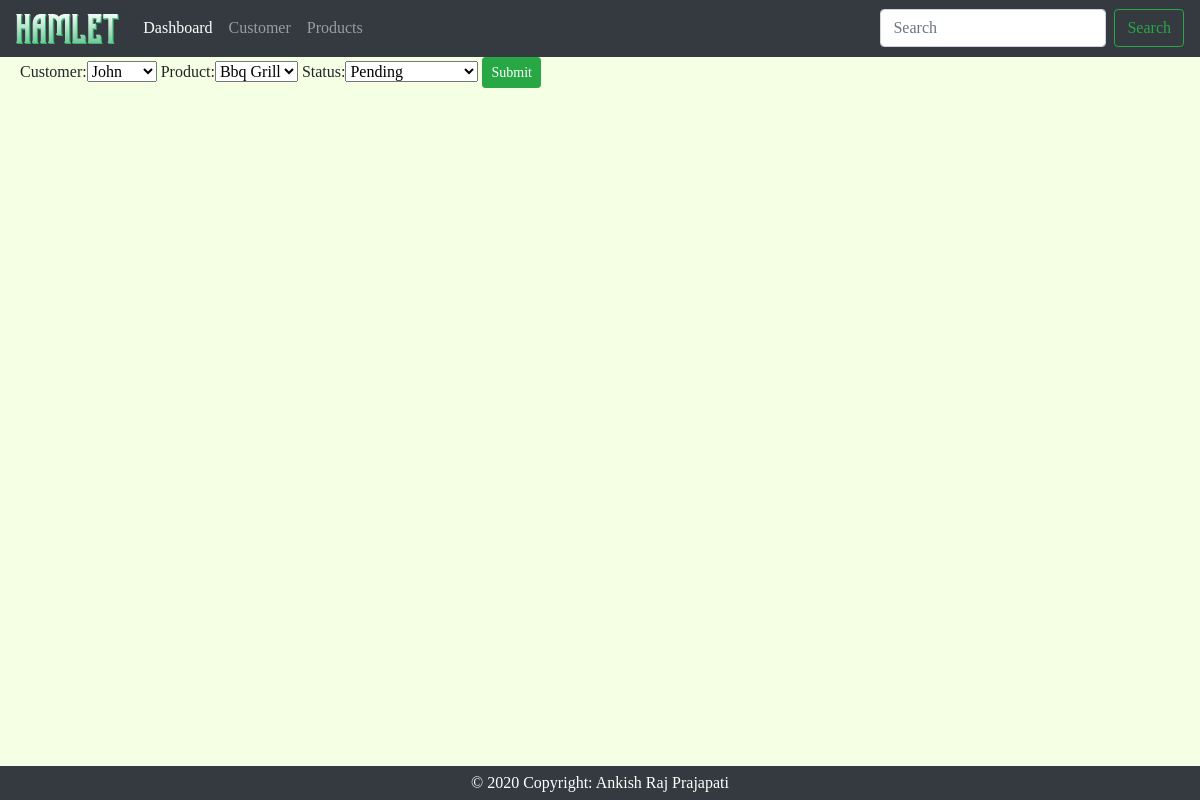
The app's page /update_order/1 with its own data.
### Accounts/models.py (models this page shows, shortened)
class Order(models.Model):
    STATUS = (
        ('Pending', 'Pending'),
        ('Out For Delivery', 'Out For Delivery'),
        ('Delivered', 'Delivered')
    )
    customer = models.ForeignKey(Customer, null=True, on_delete=models.SET_NULL)
    product = models.ForeignKey(Product, null=True, on_delete=models.SET_NULL)
    date_created = models.DateTimeField(auto_now_add=True, null=True)
    status = models.CharField(max_length=250, null=True, choices=STATUS)

### Accounts/views.py (the view)
# urls.py: path('update_order/<int:order_id>', views.update_order, name="update_order"),
def update_order(request, order_id):
    order = Order.objects.get(id=order_id)
    update_form = OrderForm(instance=order)
    if request.method == 'POST':
        update_form = OrderForm(request.POST, instance=order)
        if update_form.is_valid():
            update_form.save()
            return redirect('/')
    context = {'form': update_form}
    return render(request, 'Accounts/order_now.html', context)

### Accounts/forms.py
class OrderForm(ModelForm):
    class Meta:
        model = Order
        fields = '__all__'

### Accounts/models.py (called while the page is built)
    def __str__(self):
        return self.name

    def __str__(self):
        return self.name

### Accounts/templates/Accounts/order_now.html (shortened to what this page needs)
{% extends 'Accounts/main.html' %}
{% load static %}
{% block content %}
    <form action="" method="post" class="form-check">
        {{ form }}
        <input type="submit" class="btn btn-sm btn-success" name="Submit">
    </form>
{% endblock %}

### static/css/main.css (style rules this page uses)
body { background-color: #f5fff5; }

### Accounts/templates/Accounts/main.html (style rules this page uses)
body { font-family: 'Bree Serif'; background-color: #f4ffe3; }

### records on screen
Order: customer "John", product "Bbq Grill", status "Pending"
